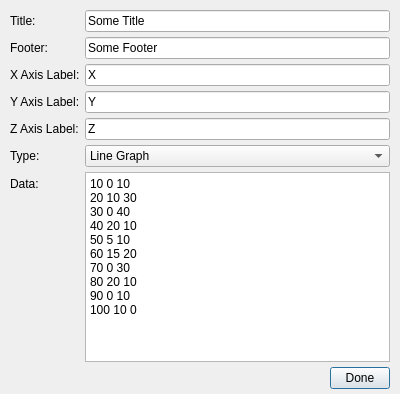
<?xml version="1.0" encoding="UTF-8"?>
<ui version="4.0">
 <class>AddGraphDialog</class>
 <widget class="QDialog" name="AddGraphDialog">
  <property name="windowModality">
   <enum>Qt::NonModal</enum>
  </property>
  <property name="geometry">
   <rect>
    <x>0</x>
    <y>0</y>
    <width>400</width>
    <height>394</height>
   </rect>
  </property>
  <property name="sizePolicy">
   <sizepolicy hsizetype="Fixed" vsizetype="Fixed">
    <horstretch>0</horstretch>
    <verstretch>0</verstretch>
   </sizepolicy>
  </property>
  <property name="maximumSize">
   <size>
    <width>16777215</width>
    <height>500</height>
   </size>
  </property>
  <property name="windowTitle">
   <string>Dialog</string>
  </property>
  <property name="windowFilePath">
   <string notr="true"/>
  </property>
  <property name="modal">
   <bool>true</bool>
  </property>
  <layout class="QVBoxLayout" name="verticalLayout">
   <property name="spacing">
    <number>0</number>
   </property>
   <property name="margin">
    <number>5</number>
   </property>
   <item>
    <layout class="QFormLayout" name="formLayout">
     <property name="fieldGrowthPolicy">
      <enum>QFormLayout::AllNonFixedFieldsGrow</enum>
     </property>
     <property name="rowWrapPolicy">
      <enum>QFormLayout::DontWrapRows</enum>
     </property>
     <property name="horizontalSpacing">
      <number>5</number>
     </property>
     <property name="verticalSpacing">
      <number>5</number>
     </property>
     <property name="margin">
      <number>5</number>
     </property>
     <item row="1" column="0">
      <widget class="QLabel" name="label">
       <property name="text">
        <string>Title:</string>
       </property>
       <property name="buddy">
        <cstring>tfPlotTitle</cstring>
       </property>
      </widget>
     </item>
     <item row="1" column="1">
      <widget class="QLineEdit" name="tfPlotTitle">
       <property name="text">
        <string>Some Title</string>
       </property>
      </widget>
     </item>
     <item row="2" column="0">
      <widget class="QLabel" name="label_2">
       <property name="text">
        <string>Footer:</string>
       </property>
       <property name="buddy">
        <cstring>tfPlotFooter</cstring>
       </property>
      </widget>
     </item>
     <item row="2" column="1">
      <widget class="QLineEdit" name="tfPlotFooter">
       <property name="text">
        <string>Some Footer</string>
       </property>
      </widget>
     </item>
     <item row="6" column="0">
      <widget class="QLabel" name="label_3">
       <property name="text">
        <string>Type:</string>
       </property>
       <property name="buddy">
        <cstring>cbGraphType</cstring>
       </property>
      </widget>
     </item>
     <item row="6" column="1">
      <widget class="QComboBox" name="cbGraphType">
       <property name="currentIndex">
        <number>0</number>
       </property>
       <item>
        <property name="text">
         <string>Line Graph</string>
        </property>
       </item>
       <item>
        <property name="text">
         <string>2D Scatter Plot</string>
        </property>
       </item>
       <item>
        <property name="text">
         <string>3D Scatter Plot</string>
        </property>
       </item>
       <item>
        <property name="text">
         <string>3D Scatter Plot with Contour Map</string>
        </property>
       </item>
      </widget>
     </item>
     <item row="7" column="0">
      <widget class="QLabel" name="label_4">
       <property name="text">
        <string>Data:</string>
       </property>
       <property name="buddy">
        <cstring>pteGraphData</cstring>
       </property>
      </widget>
     </item>
     <item row="7" column="1">
      <widget class="QPlainTextEdit" name="pteGraphData">
       <property name="sizePolicy">
        <sizepolicy hsizetype="Expanding" vsizetype="Expanding">
         <horstretch>0</horstretch>
         <verstretch>0</verstretch>
        </sizepolicy>
       </property>
       <property name="locale">
        <locale language="English" country="UnitedStates"/>
       </property>
       <property name="plainText">
        <string>10 0 10
20 10 30
30 0 40
40 20 10
50 5 10
60 15 20
70 0 30
80 20 10
90 0 10
100 10 0</string>
       </property>
      </widget>
     </item>
     <item row="3" column="0">
      <widget class="QLabel" name="label_5">
       <property name="text">
        <string>X Axis Label:</string>
       </property>
       <property name="buddy">
        <cstring>tfXAxisLabel</cstring>
       </property>
      </widget>
     </item>
     <item row="3" column="1">
      <widget class="QLineEdit" name="tfXAxisLabel">
       <property name="text">
        <string>X</string>
       </property>
      </widget>
     </item>
     <item row="4" column="0">
      <widget class="QLabel" name="label_6">
       <property name="text">
        <string>Y Axis Label:</string>
       </property>
       <property name="buddy">
        <cstring>tfYAxisLabel</cstring>
       </property>
      </widget>
     </item>
     <item row="4" column="1">
      <widget class="QLineEdit" name="tfYAxisLabel">
       <property name="text">
        <string>Y</string>
       </property>
      </widget>
     </item>
     <item row="5" column="0">
      <widget class="QLabel" name="label_7">
       <property name="text">
        <string>Z Axis Label:</string>
       </property>
       <property name="buddy">
        <cstring>tfZAxisLabel</cstring>
       </property>
      </widget>
     </item>
     <item row="5" column="1">
      <widget class="QLineEdit" name="tfZAxisLabel">
       <property name="text">
        <string>Z</string>
       </property>
      </widget>
     </item>
    </layout>
   </item>
   <item>
    <layout class="QGridLayout" name="gridLayout">
     <property name="rightMargin">
      <number>5</number>
     </property>
     <item row="0" column="0">
      <spacer name="horizontalSpacer">
       <property name="orientation">
        <enum>Qt::Horizontal</enum>
       </property>
       <property name="sizeHint" stdset="0">
        <size>
         <width>100</width>
         <height>20</height>
        </size>
       </property>
      </spacer>
     </item>
     <item row="0" column="1">
      <widget class="QPushButton" name="pushButton">
       <property name="maximumSize">
        <size>
         <width>60</width>
         <height>16777215</height>
        </size>
       </property>
       <property name="text">
        <string>Done</string>
       </property>
      </widget>
     </item>
    </layout>
   </item>
  </layout>
 </widget>
 <tabstops>
  <tabstop>tfPlotTitle</tabstop>
  <tabstop>tfPlotFooter</tabstop>
  <tabstop>tfXAxisLabel</tabstop>
  <tabstop>tfYAxisLabel</tabstop>
  <tabstop>tfZAxisLabel</tabstop>
  <tabstop>cbGraphType</tabstop>
  <tabstop>pteGraphData</tabstop>
  <tabstop>pushButton</tabstop>
 </tabstops>
 <resources/>
 <connections/>
</ui>
